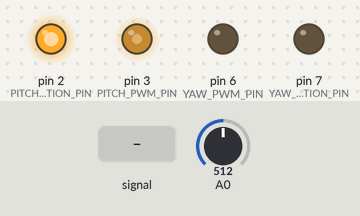
The sketch below on a simulated Arduino Uno, built with avr-gcc and run on an emulated ATmega328P. On the bench: output pins drawn as LEDs (lit = HIGH). Inputs (shaded band) come from the test bench; at power-on: A0 = 512. The ROS host is connected and sends only what is stated.

Above: at 2.58 s.
3.3 s: A0 fed a 200 Hz sine of ±81 counts around its level
At 4.4 s:
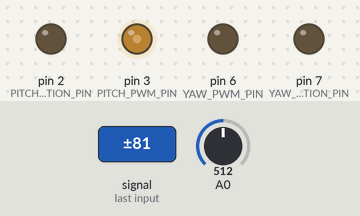
6.3 s: A0 set to 40
At 7.3 s:
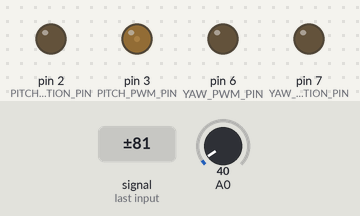
9.3 s: A0 set to 306
At 9.49 s:
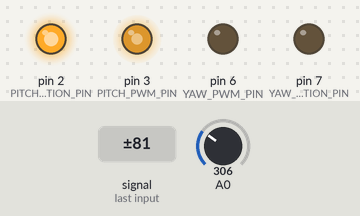
12.3 s: A0 fed a 1000 Hz sine of ±255 counts around its level
15.3 s: A0 set to 0
Timing chart, 0 to 18.8 s (numbered marks = the images above; inputs shaded):
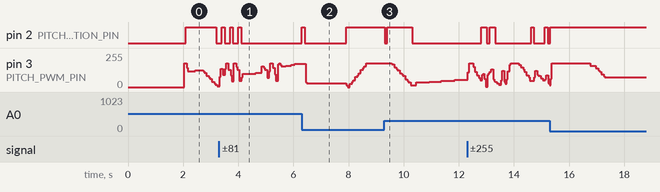

Measured:
- after the input at 3.3 s, pin 2 (PITCH_DIRECTION_PIN): alternates HIGH for 0.10 s and LOW for 0.20 s, 6 changes in all, then stays LOW, starting after 0.10 s
- after the input at 6.3 s, pin 2 (PITCH_DIRECTION_PIN): LOW → HIGH after 0.01 s instead of 2.3 s
- after the input at 9.3 s, pin 2 (PITCH_DIRECTION_PIN): HIGH → LOW at once, → HIGH 0.10 s later, → LOW 0.90 s later
- by itself, pin 3 (PITCH_PWM_PIN): rises from 12/255 to 177/255 in 0.04 s, then falls to 74/255 in 1.9 s

The sketch:

my_pid.ino
```cpp
/********************************************************
 * PID Basic Example
 * Reading analog input 0 to control analog PWM output 3
 ********************************************************/

//#include <PID_v1.h>
#include <Arduino.h>
#include <ros.h>
#include <rosserial_arduino/Adc.h>


class ArkEyeServo
{
  private:
    //PID pid_;
    int last_time_;
    double setpoint_, input_, output_, last_input_, integral_;
    double p_, i_, d_;
    double sensor_max_, sensor_min_;
    const int pwm_pin_, direction_pin_, input_pin_;
    boolean going;
    void read_average_input();
    int direction_;
  public:
    ArkEyeServo(int pwm_pin, int direction_pin, int input_pin, double sensor_min, double sensor_max, double p, double i, double d);
    void set_setpoint(double setpoint);
    void compute();
    void read_input();
   ~ArkEyeServo();
   double get_output();
   double get_input();
   double get_setpoint();
   void do_output();
   void start();
   void stop();
   int get_direction();
};

int ArkEyeServo::get_direction(void)
{
  return direction_;
}
ArkEyeServo::ArkEyeServo(int pwm_pin, int direction_pin, int input_pin, double sensor_min, double sensor_max, double p, double i, double d) :
  sensor_max_(sensor_max), sensor_min_(sensor_min), p_(p), i_(i), d_(d), going(false), input_(512),
  pwm_pin_(pwm_pin), direction_pin_(direction_pin), input_pin_(input_pin), direction_(0), output_(0)//, pid_(&input_, &output_, &setpoint_, p_, i_, d_, DIRECT)
{
  pinMode(pwm_pin_, OUTPUT);
  pinMode(direction_pin_, OUTPUT);

  pinMode(input_pin_, INPUT);

  read_input();
  last_input_ = input_;
  setpoint_ = input_;

//  pid_ = new PID(&input_, &output_, &setpoint_, p_, i_, d_, DIRECT);
}

void ArkEyeServo::start()
{

  going = true;
}

ArkEyeServo::~ArkEyeServo()
{
}

void ArkEyeServo::set_setpoint(double setpoint)
{
  setpoint_ = setpoint;
}
void ArkEyeServo::compute()
{
  if (!going) return;
  int now = millis();
  if ((now - last_time_) < 100) return;

  double error = setpoint_ - input_;

//  if (error < 20 && error > -20) return;

  double imax = 50;

  integral_ = (integral_ + error * i_);
  if (integral_ > imax) integral_ = imax;
  else if (integral_ < -imax) integral_= -imax;

  double diff = input_ - last_input_;
//  if (diff < 0) diff *= -1;
  output_ = p_ * error  + integral_ - d_ * diff;

  if (output_ > 180.0) output_ = 180.0;
  else if (output_ < -180.0) output_ = -180.0;

  last_input_ = input_;
  last_time_ = millis();
}

void ArkEyeServo::do_output()
{
  if (!going) return;
  double error = (setpoint_ - input_);
  if (error < 0) error *= -1;
//if (error < 40) output_ = 0;


  if (output_ > 0)
  {
    analogWrite(pwm_pin_, 0);
    direction_  = 1;
    digitalWrite(direction_pin_, 1);
    analogWrite(pwm_pin_, output_);
  }
  else
  {
    direction_  = 0;
    analogWrite(pwm_pin_, 0);
    digitalWrite(direction_pin_, 0);
    analogWrite(pwm_pin_, (-1*output_) );
  }
}

void ArkEyeServo::read_input()
{
  double  old_input = input_;

  input_ = 0.0;
  for (int x = 0; x < 4; x++) input_ += analogRead(input_pin_);
  input_ = input_/4.0;

 double  difference = input_ - old_input;
// if (difference > 50 || difference < -50) going = 0;

//  input_ = map(input_/4,sensor_min_, sensor_max_, 0, 1024);
  if (input_ < 0.0) input_ = 0.0;
}

double ArkEyeServo::get_input()
{
  return input_;
}

double ArkEyeServo::get_output()
{
  return output_;
}

double ArkEyeServo::get_setpoint()
{
  return setpoint_;
}


ros::NodeHandle ros_node_handle;

rosserial_arduino::Adc adc_msg;
ros::Publisher ros_publisher("adc", &adc_msg);

#define PITCH_PWM_PIN 3
#define PITCH_DIRECTION_PIN 2
#define PITCH_INPUT_PIN 0

#define LID_PWM_PIN 3
#define LID_DIRECTION_PIN 2
#define LID_INPUT_PIN 0


#define YAW_PWM_PIN 6
#define YAW_DIRECTION_PIN 7
#define YAW_INPUT_PIN 1


#define PITCH_SENSOR_MIN 50
#define PITCH_SENSOR_MAX 950

//working for steps
#define PITCH_P .71
#define PITCH_I 0.01
#define PITCH_D .10


#define YAW_P .7
#define YAW_I 0.01
#define YAW_D .081

#define LID_P .30
#define LID_I .006
#define LID_D 1.5


ArkEyeServo  pitch(PITCH_PWM_PIN, PITCH_DIRECTION_PIN, PITCH_INPUT_PIN, PITCH_SENSOR_MIN, PITCH_SENSOR_MAX, PITCH_P, PITCH_I, PITCH_D);;
ArkEyeServo  yaw(YAW_PWM_PIN, YAW_DIRECTION_PIN, YAW_INPUT_PIN, PITCH_SENSOR_MIN, PITCH_SENSOR_MAX, YAW_P, YAW_I, YAW_D);
ArkEyeServo  lid(LID_PWM_PIN, LID_DIRECTION_PIN, LID_INPUT_PIN, PITCH_SENSOR_MIN, PITCH_SENSOR_MAX, LID_P, LID_I, LID_D);


void setup()
{
  ros_node_handle.initNode();
  ros_node_handle.advertise(ros_publisher);


//  pitch.start();


//  yaw.start();
  lid.start();
  delay(2000);
}


void loop()
{
  static int time = millis(), dirn = 1, pause = 0;
  static double p_setpoint = 350, y_setpoint = 512, setpoint = 900;
  int now = millis();

  static int quadrant = 0;

    if (pause)
    {
       if (now - time > 1)
       {
         pause --;
         time = millis();
       }
    }
    else if(1)    {
      if (now - time > 100)
     {
       if (dirn)
       {
         if (setpoint < 890) setpoint += 80;
         else
         {
           dirn = 0;
           pause = 200;
         }

       }
       else
       {
         if (setpoint > 150) setpoint -= 80;
         else
         {
           dirn = 1;
           pause = 2000;
         }
       }
      time = millis();
   }

  }
/*
  yaw.set_setpoint(setpoint);
  yaw.read_input();
  yaw.compute();
  yaw.do_output();

  pitch.set_setpoint(setpoint);
  pitch.read_input();
  pitch.compute();
  pitch.do_output();
*/

//  pitch.set_setpoint(setpoint);

  lid.set_setpoint(setpoint);

  lid.read_input();
  lid.compute();
  lid.do_output();

  adc_msg.adc0 = lid.get_input();
  adc_msg.adc1 = lid.get_output() + 256;
  adc_msg.adc2 = lid.get_setpoint();
/*
  adc_msg.adc3 = yaw.get_input();
  adc_msg.adc4 = yaw.get_output() + 256;
  adc_msg.adc5 = yaw.get_setpoint();
*/
  ros_publisher.publish(&adc_msg);
  ros_node_handle.spinOnce();
}
```
